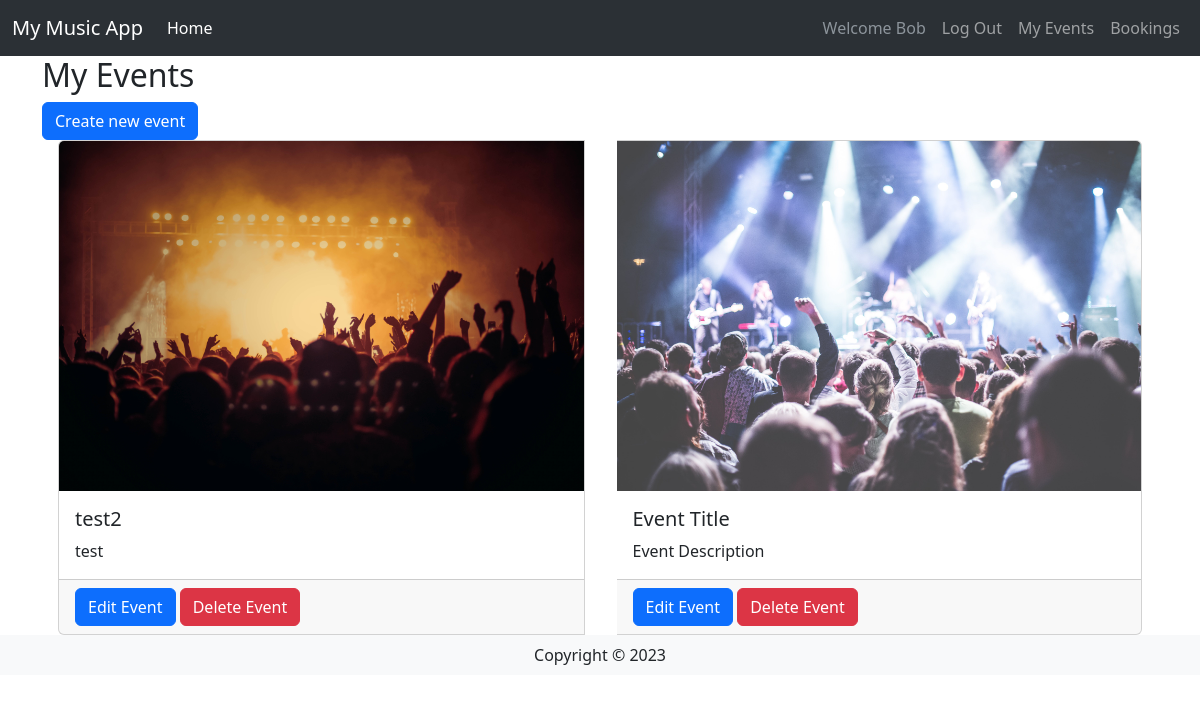
The app's page /events/ (signed in) with its own data.
### website/models.py (models this page shows, shortened)
class User(db.Model,UserMixin):
    __tablename__ = 'User' # good practice to specify table name
    id = db.Column(db.Integer, primary_key=True)
    UserName = db.Column(db.String(100), index=True, unique=True, nullable=False)
    UserEmail = db.Column(db.String(100), index=True, nullable=False)
    UserPass_hash = db.Column(db.String(255), nullable=False)
    Phone_Num = db.Column(db.NUMERIC(20), nullable=False)
    Comments = db.relationship('Comment', backref='user')

class Concert(db.Model):
    __tablename__ = 'Event'
    id = db.Column(db.Integer, primary_key=True)
    EventName = db.Column(db.String(80))
    EventDesc = db.Column(db.String(200))
    EventImage = db.Column(db.String(400))
    EventDate = db.Column(db.String(100))
    EventLocation = db.Column(db.String(100))
    EventInfo = db.Column(db.String(200))
    EventPrice = db.Column(db.DECIMAL(9, 2))
    EventStatus = db.Column(db.String(20))
    EventTicketCount = db.Column(db.Integer)
    UserId = db.Column(db.Integer, db.ForeignKey('User.id'))
    userCreator = db.relationship('User', backref='events_created')
    EventTime = db.Column(db.String(100))
    Comments = db.relationship('Comment', backref='concert')

### website/events.py (the view)
@my_events_bp.route('/')
@login_required
def events():
    user_events = Concert.query.filter_by(userCreator=current_user).all()
    return render_template('user/events.html', user_events=user_events)

### website/templates/user/events.html
{% extends 'base.html' %}
{% block content %}
<div class="container">
    <h2>My Events</h2>
    <a href="{{ url_for('events.create_event') }}" class="btn btn-primary">Create new event</a>
    <div class="card-group">
        {% for event in user_events %}
        <div class="card mx-3">
            <img class="card-img-top" src="{{ event.EventImage }}" alt="Event Image" />
            <div class="card-body">
                <h5 class="card-title">{{ event.EventName }}</h5>
                <p class="card-text">{{ event.EventDesc }}</p>
            </div>
            <div class="card-footer">
                <a href="{{ url_for('events.edit_event', id=event.id) }}" class="btn btn-primary">Edit Event</a>
                <a href="{{ url_for('events.delete_event', id=event.id) }}" class="btn btn-danger">Delete Event</a>
            </div>
        </div>
        {% endfor %}
    </div>
</div>
{% endblock %}

### website/templates/base.html (shortened to what this page needs)
<html>
  <head>
    <link
      href="https://cdn.jsdelivr.net/npm/bootstrap@5.3.0-alpha3/dist/css/bootstrap.min.css"
      rel="stylesheet"
    />
  </head>
  <body>
    <headerclass="bg-light border-bottom">
      <nav
        data-bs-theme="dark"
        class="navbar bg-primary navbar-expand-lg bg-body-tertiary"
      >
        <div class="container-fluid">
          <a class="navbar-brand" href="/">My Music App</a>
          <div class="collapse navbar-collapse" id="navbarSupportedContent">
            <ul class="navbar-nav me-auto mb-2 mb-lg-0">
              <li class="nav-item">
                <a class="nav-link active" aria-current="page" href="/">Home</a>
              </li>
            </ul>
            <div class="navbar-nav ml-auto">
              {% if current_user.is_authenticated %}
              <a class="nav-item nav-link disabled text-muted" href="#"
                >Welcome {{current_user.UserName}}</a
              >
              <a class="nav-item nav-link" href="{{ url_for('auth.logout') }}"
                >Log Out</a
              >
              {% endif %}
              <a class="nav-item nav-link" href="{{ url_for('events.events') }}">My Events</a>
              <a class="nav-item nav-link" href="{{ url_for('userbooking.userbookings') }}">Bookings</a>
            </div>
          </div>
        </div>
      </nav>
    {% block content %} {% endblock %}
    <footer class="footer">
      <div class="text-center py-2 bg-light">
        <span class="text-dark">Copyright &copy; {{year}}</span>
      </div>
    </footer>
  </body>
</html>

### records on screen
User: UserName "Bob"
Concert: EventImage (picture), EventName "test2", EventDesc "test"
Concert: EventImage (picture), EventName "Event Title", EventDesc "Event Description"
